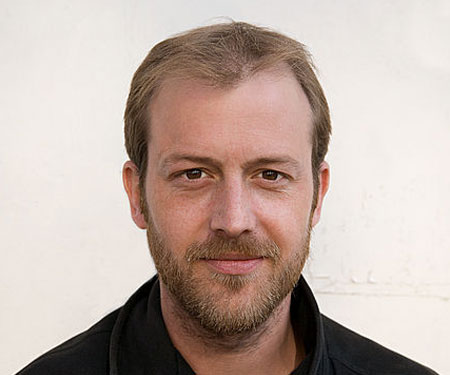
#> input picture Image Processing/Input/BG.jpg, 450 x 375 px, found by its file name
$ python BackgroundRemove.py
#> lines starting #> are read from the running program, lines starting #| are printed output that depends on the picture
from PIL import Image, ImageFilter, ImageEnhance
import numpy as np
import cv2
from matplotlib import pyplot as plt

#Background Remove Conda
image_bgr = cv2.imread('C:/Users/Haseeb/Desktop/Image Processing/Input/BG.jpg')
#> image_bgr is the input picture: shape (375, 450, 3); mean B, G, R 165.6, 173.8, 191
image_rgb = cv2.cvtColor(image_bgr, cv2.COLOR_BGR2RGB)
# Rectange values: start x, start y, width, height
rectangle = (20, 20, 450, 375)
# Create initial mask
mask = np.zeros(image_rgb.shape[:2], np.uint8)

# Create temporary arrays used by grabCut
bgdModel = np.zeros((1, 65), np.float64)
fgdModel = np.zeros((1, 65), np.float64)

# Run grabCut
cv2.grabCut(image_rgb, # Our image
            mask, # The Mask
            rectangle, # Our rectangle
            bgdModel, # Temporary array for background
            fgdModel, # Temporary array for background
            5, # Number of iterations
            cv2.GC_INIT_WITH_RECT) # Initiative using our rectangle

# Create mask where sure and likely backgrounds set to 0, otherwise 1
mask_2 = np.where((mask==2) | (mask==0), 0, 1).astype('uint8')

# MultImage Processingly image with new mask to subtract background
image_rgb_nobg = image_rgb * mask_2[:, :, np.newaxis]
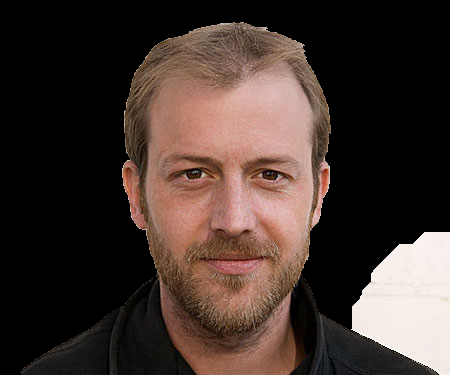
#> image_rgb_nobg: shape (375, 450, 3); mean R, G, B 67.3, 52.9, 47
plt.imshow(image_rgb_nobg), plt.axis("off")
plt.show()
